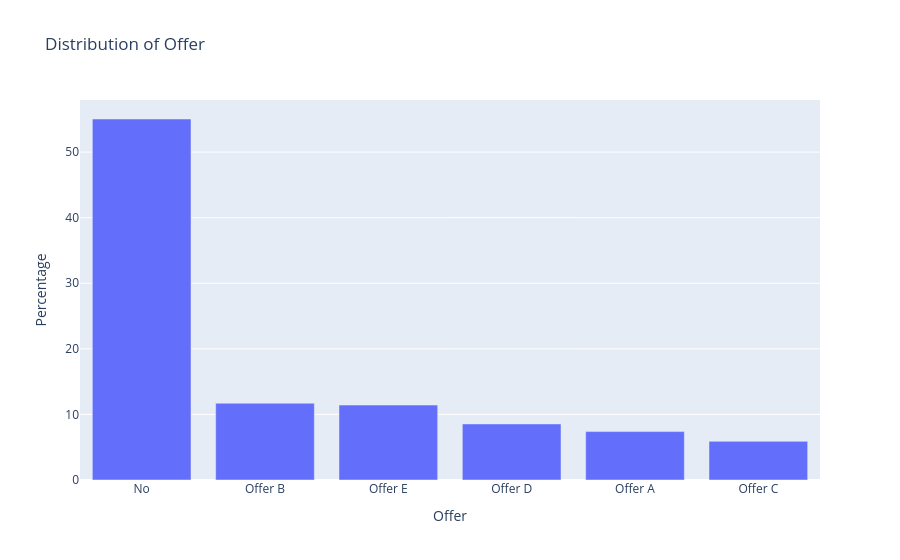

Notebook code cell kept with this figure:
### Code cell
# Distribution of Offer
offer = (df['Offer'].value_counts(normalize=True)*100).reset_index()
offer.columns = ['Offer', 'Percentage']
px.bar(offer, x='Offer', y='Percentage', title='Distribution of Offer')

### Figure 1 — Plotly figure (JSON) as saved in the notebook; plotly's stock layout.template omitted (floating-point values rounded to 4 significant figures)
{"data": [{"hovertemplate": "Offer=%{x}<br>Percentage=%{y}<extra></extra>", "legendgroup": "", "marker": {"color": "#636efa", "pattern": {"shape": ""}}, "name": "", "orientation": "v", "showlegend": false, "textposition": "auto", "type": "bar", "x": ["No", "Offer B", "Offer E", "Offer D", "Offer A", "Offer C"], "xaxis": "x", "y": [55.05, 11.7, 11.43, 8.547, 7.383, 5.892], "yaxis": "y"}], "layout": {"barmode": "relative", "legend": {"tracegroupgap": 0}, "title": {"text": "Distribution of Offer"}, "xaxis": {"anchor": "y", "domain": [0, 1], "title": {"text": "Offer"}}, "yaxis": {"anchor": "x", "domain": [0, 1], "title": {"text": "Percentage"}}}}
